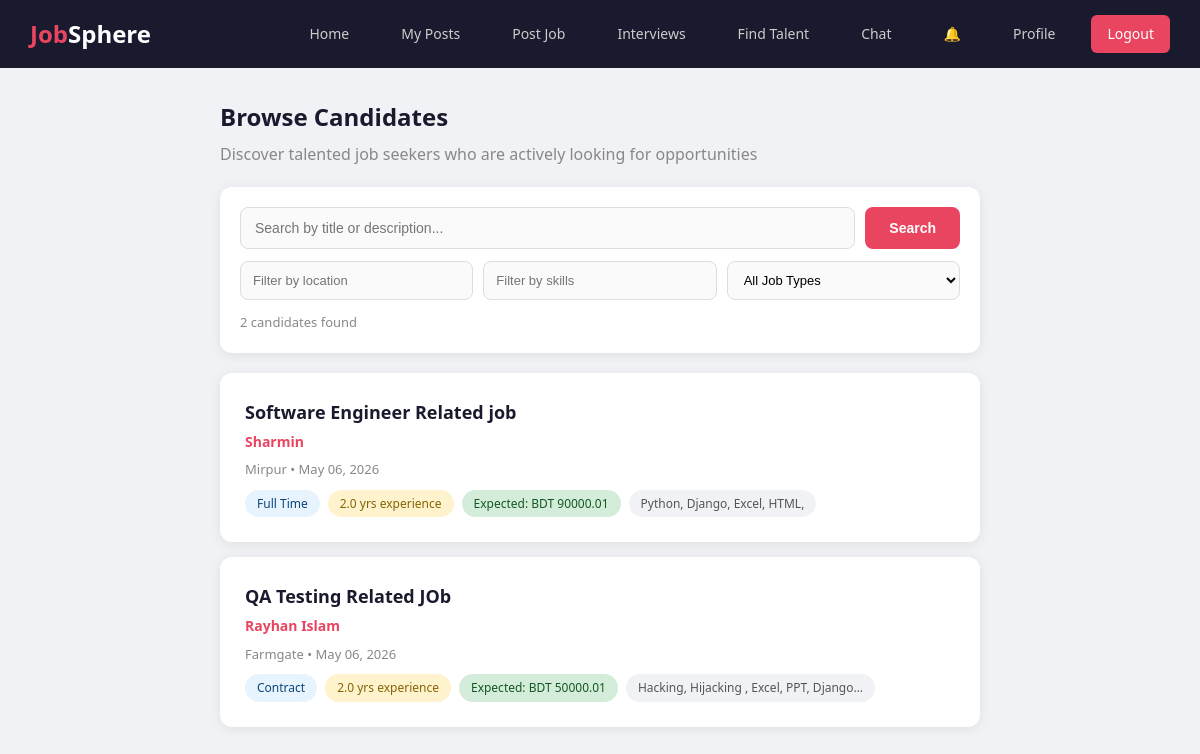
The app's page /recruitments/seeker-posts/ (signed in) with its own data.
### recruitments/models.py (models this page shows, shortened)
class JobPost(models.Model):
    POSTER_TYPE_CHOICES = [
        ('recruiter', 'Recruiter'),
        ('seeker', 'Seeker'),
    ]
    JOB_TYPE_CHOICES = [
        ('fullTime', 'Full Time'),
        ('partTime', 'Part Time'),
        ('remote', 'Remote'),
        ('contract', 'Contract'),
    ]
    STATUS_CHOICES = [
        ('active', 'Active'),
        ('closed', 'Closed'),
    ]
    poster = models.ForeignKey(User, on_delete=models.CASCADE, related_name='job_posts')
    poster_type = models.CharField(max_length=10, choices=POSTER_TYPE_CHOICES, default='recruiter')
    title = models.CharField(max_length=200)
    description = models.TextField()
    location = models.CharField(max_length=200, blank=True, null=True)
    job_type = models.CharField(max_length=10, choices=JOB_TYPE_CHOICES, default='fullTime')
    salary = models.DecimalField(max_digits=10, decimal_places=2, blank=True, null=True)
    number_of_available_seats = models.IntegerField(default=1)
    required_experience = models.FloatField(default=0)
    skills_text = models.TextField(blank=True, null=True)
    application_count = models.IntegerField(default=0)
    status = models.CharField(max_length=10, choices=STATUS_CHOICES, default='active')
    created_at = models.DateTimeField(auto_now_add=True)
    deadline = models.DateTimeField(blank=True, null=True)
    image = models.ImageField(upload_to='job_post_images/', blank=True, null=True)
    class Meta:
        ordering = ['-created_at']

### users/models.py (models this page shows, shortened)
class User(AbstractBaseUser):
    USER_TYPE_CHOICES = [
        ('seeker', 'Job Seeker'),
        ('recruiter', 'Recruiter'),
        ('admin', 'Admin'),
    ]
    email = models.EmailField(unique=True)
    name = models.CharField(max_length=100)
    user_type = models.CharField(max_length=10, choices=USER_TYPE_CHOICES)
    phone_num = models.CharField(max_length=20, blank=True, null=True)
    profile_pic = models.ImageField(upload_to='profile_pics/', blank=True, null=True)
    is_active = models.BooleanField(default=True)
    is_admin = models.BooleanField(default=False)
    is_staff = models.BooleanField(default=False)
    is_superuser = models.BooleanField(default=False)
    objects = UserManager()
    USERNAME_FIELD = 'email'
    REQUIRED_FIELDS = ['name']

### recruitments/views.py (the view)
# urls.py: path('seeker-posts/', views.seeker_posts_browser_view, name='seeker_posts_browser'),
def seeker_posts_browser_view(request):
    if not request.user.is_authenticated or request.user.user_type != 'recruiter':
        return redirect('login')
    from django.db.models import Q
    seeker_posts = JobPost.objects.filter(status='active', poster_type='seeker')
    search_query = request.GET.get('q', '').strip()
    location_filter = request.GET.get('location', '').strip()
    job_type_filter = request.GET.get('job_type', '').strip()
    skills_filter = request.GET.get('skills', '').strip()
    if search_query:
        seeker_posts = seeker_posts.filter(
            Q(title__icontains=search_query) | Q(description__icontains=search_query)
        )
    if location_filter:
        seeker_posts = seeker_posts.filter(location__icontains=location_filter)
    if job_type_filter:
        seeker_posts = seeker_posts.filter(job_type=job_type_filter)
    if skills_filter:
        seeker_posts = seeker_posts.filter(skills_text__icontains=skills_filter)
    job_type_choices = JobPost.JOB_TYPE_CHOICES
    return render(request, 'recruitments/seeker_posts_browser.html', {
        'seeker_posts': seeker_posts,
        'search_query': search_query,
        'location_filter': location_filter,
        'job_type_filter': job_type_filter,
        'skills_filter': skills_filter,
        'job_type_choices': job_type_choices,
    })

### updates/context_processors.py (called while the page is built)
def unread_notifications(request):
    if request.user.is_authenticated:
        count = Notification.objects.filter(user=request.user, is_read=False).count()
        return {'unread_notif_count': count}
    return {'unread_notif_count': 0}

### templates/recruitments/seeker_posts_browser.html (shortened to what this page needs)
{% extends 'base.html' %}
{% block content %}
<div class="jobs-container">
    <div class="jobs-header">
        <h1>Browse Candidates</h1>
        <p>Discover talented job seekers who are actively looking for opportunities</p>
    </div>
    <div class="search-filter-card">
        <form method="GET" action="{% url 'seeker_posts_browser' %}">
            <div class="search-row">
                <input type="text" name="q" value="{{ search_query }}" placeholder="Search by title or description..." class="search-input">
                <button type="submit" class="btn-search">Search</button>
            </div>
            <div class="filter-row">
                <input type="text" name="location" value="{{ location_filter }}" placeholder="Filter by location" class="filter-input">
                <input type="text" name="skills" value="{{ skills_filter }}" placeholder="Filter by skills" class="filter-input">
                <select name="job_type" class="filter-input">
                    <option value="">All Job Types</option>
                </select>
            </div>
            <div class="filter-actions">
                <span class="results-count">{{ seeker_posts|length }} candidate{{ seeker_posts|length|pluralize }} found</span>
            </div>
        </form>
    </div>
    {% if seeker_posts %}
        {% for post in seeker_posts %}
        <a href="{% url 'seeker_post_detail' post.id %}" class="seeker-card">
            <h3>{{ post.title }}</h3>
            <div class="seeker-card-name">{{ post.poster.name }}</div>
            <div class="seeker-card-meta">{{ post.location|default:"No location" }} &bull; {{ post.created_at|date:"M d, Y" }}</div>
            <div class="seeker-card-tags">
                <span class="tag tag-type">{{ post.get_job_type_display }}</span>
                {% if post.required_experience %}
                    <span class="tag tag-exp">{{ post.required_experience }} yrs experience</span>
                {% endif %}
                {% if post.salary %}
                    <span class="tag tag-salary">Expected: BDT {{ post.salary }}</span>
                {% endif %}
                {% if post.skills_text %}
                    <span class="tag tag-skills">{{ post.skills_text|truncatechars:40 }}</span>
                {% endif %}
            </div>
        </a>
        {% endfor %}
    {% else %}
        <div class="empty-state">
            <h3>No candidates match your search</h3>
            <p>Try different keywords or clear the filters.</p>
        </div>
    {% endif %}
</div>
{% endblock %}

### records on screen
JobPost: title "Software Engineer Related job", poster.name "Sharmin", location "Mirpur", created_at "May 06, 2026", job_type "Full Time", required_experience "2.0", salary "90000.01", skills_text "Python, Django, Excel, HTML,"
JobPost: title "QA Testing Related JOb", poster.name "Rayhan Islam", location "Farmgate", created_at "May 06, 2026", job_type "Contract", required_experience "2.0", salary "50000.01", skills_text "Hacking, Hijacking , Excel, PPT, Django…"

### other values on screen
{{ seeker_posts|length }} "2"
